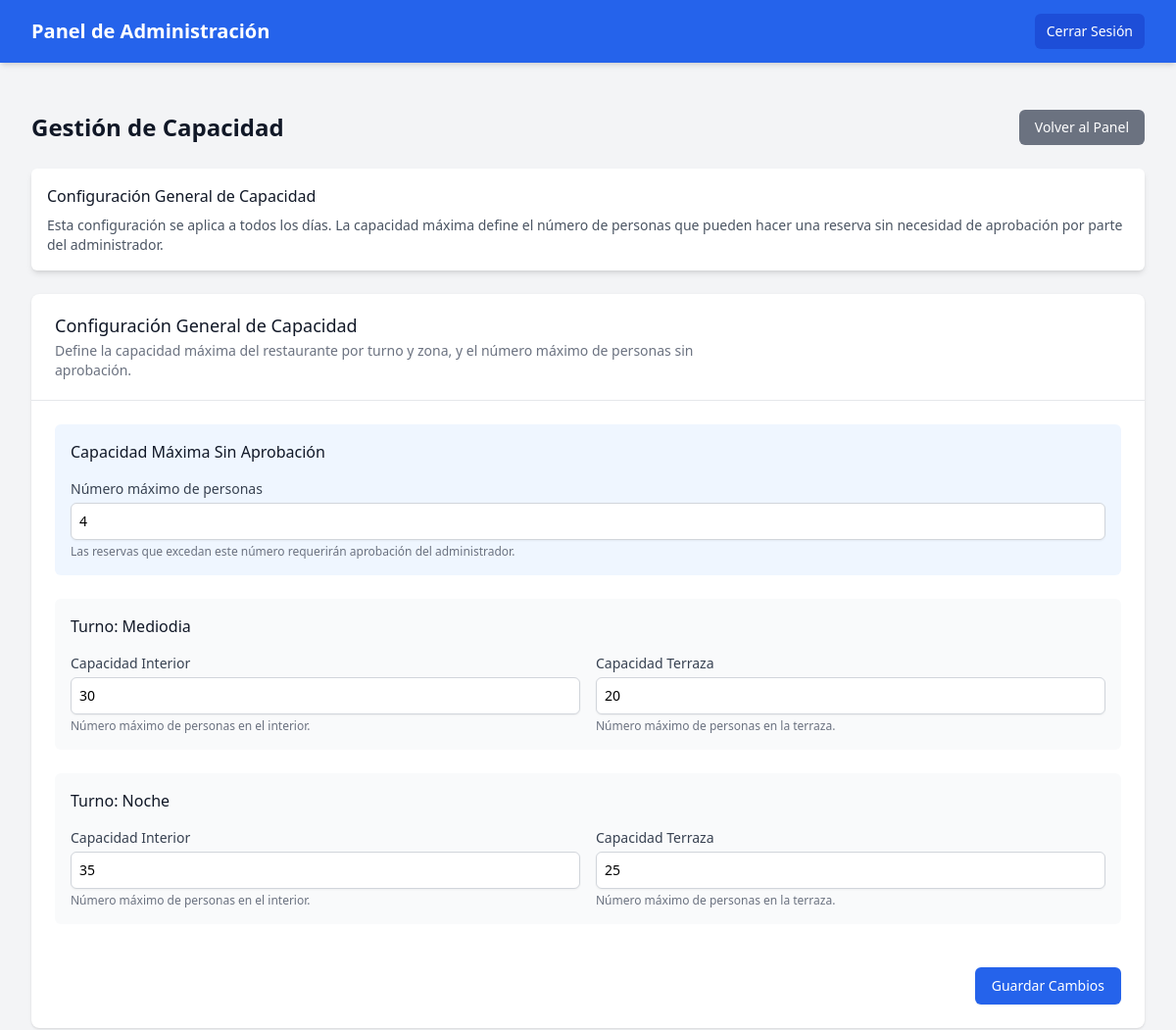
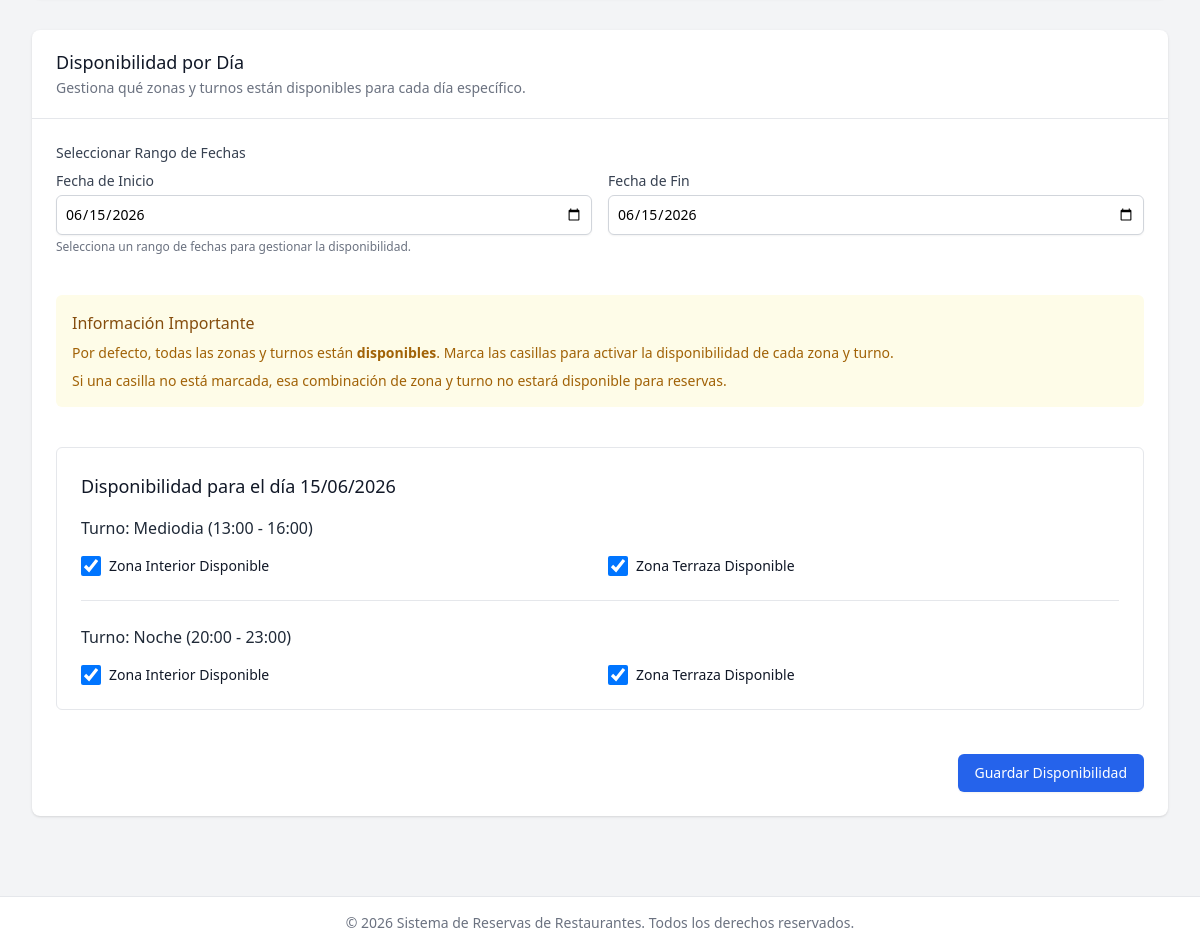
Page /admin/capacidad.php (signed in) on the committed database (2 pictures, top to bottom).
### tables this page shows
CREATE TABLE configuracion (
    id INT PRIMARY KEY,
    max_personas_sin_aprobacion INT NOT NULL DEFAULT 4,
    email_activo BOOLEAN DEFAULT FALSE,
    notificar_admin ENUM('todas', 'pendientes', 'ninguna') DEFAULT 'pendientes',
    notificaciones_admin ENUM('todas', 'pendientes', 'ninguna') DEFAULT 'pendientes',
     
    capacidad_dentro_mediodia INT NOT NULL DEFAULT 30,
    capacidad_fuera_mediodia INT NOT NULL DEFAULT 20,
    capacidad_dentro_noche INT NOT NULL DEFAULT 35,
    capacidad_fuera_noche INT NOT NULL DEFAULT 25,
     
    email_remitente VARCHAR(100),
    email_password VARCHAR(255),
    email_host VARCHAR(100) DEFAULT 'smtp.gmail.com',
    email_puerto INT DEFAULT 587,
    email_seguridad ENUM('tls', 'ssl') DEFAULT 'tls',
    email_nombre_remitente VARCHAR(100),
     
    logo_path VARCHAR(255),
    titulo_principal VARCHAR(100) DEFAULT 'Sistema de Reservas',
    subtitulo VARCHAR(200) DEFAULT 'Reserve su mesa fácilmente',
    color_principal VARCHAR(20) DEFAULT '#4A5568',
    color_secundario VARCHAR(20) DEFAULT '#38B2AC',
    mostrar_confeti BOOLEAN DEFAULT TRUE,
    tipo_letra VARCHAR(255) DEFAULT 'system-ui, -apple-system, BlinkMacSystemFont, Segoe UI, Roboto, Helvetica Neue, Arial',
     
    url_redireccion_reserva VARCHAR(255) DEFAULT 'reserva_exitosa.php' COMMENT 'URL a la que redirigir tras una reserva exitosa'
);

CREATE TABLE turnos (
    id INT AUTO_INCREMENT PRIMARY KEY,
    nombre ENUM('mediodia', 'noche') NOT NULL UNIQUE,
    hora_inicio TIME NOT NULL,
    hora_fin TIME NOT NULL,
    activo BOOLEAN DEFAULT TRUE
);

### admin/capacidad.php (the view, shortened to what the rows shown need)
<?php
require_once 'auth.php';
$host = 'localhost';
$db = 'restaurante_reservas';
$user = 'root';
$pass = '';
$charset = 'utf8mb4';
$dsn = "mysql:host=$host;dbname=$db;charset=$charset";
$options = [
    PDO::ATTR_ERRMODE => PDO::ERRMODE_EXCEPTION,
    PDO::ATTR_DEFAULT_FETCH_MODE => PDO::FETCH_ASSOC,
    PDO::ATTR_EMULATE_PREPARES => false,
];
try {
    $pdo = new PDO($dsn, $user, $pass, $options);
} catch (PDOException $e) {
    die('Error de conexión: ' . $e->getMessage());
}
try {
    $stmt = $pdo->query("SELECT id, nombre, hora_inicio, hora_fin FROM turnos ORDER BY id");
    $turnos = $stmt->fetchAll();
} catch (PDOException $e) {
    die('Error al obtener los turnos: ' . $e->getMessage());
}
$capacidades = [];
try {
    $stmt = $pdo->query("SELECT * FROM configuracion LIMIT 1");
    $config = $stmt->fetch();
    $max_personas_sin_aprobacion = $config ? $config['max_personas_sin_aprobacion'] : 6;
    foreach ($turnos as $turno) {
        $turno_id = $turno['id'];
        $capacidades[$turno_id]['dentro'] = $config ? ($turno['nombre'] == 'mediodia' ? $config['capacidad_dentro_mediodia'] : $config['capacidad_dentro_noche']) : 30;
        $capacidades[$turno_id]['fuera'] = $config ? ($turno['nombre'] == 'mediodia' ? $config['capacidad_fuera_mediodia'] : $config['capacidad_fuera_noche']) : 20;
    }
} catch (PDOException $e) {
    die('Error al obtener la configuración: ' . $e->getMessage());
}
$disponibilidad = [];
try {
    foreach ($turnos as $turno) {
        $turno_id = $turno['id'];
        $disponibilidad[$turno_id]['dentro'] = true;
        $disponibilidad[$turno_id]['fuera'] = true;
    }
} catch (PDOException $e) {
    $mensaje = 'Error al obtener la disponibilidad: ' . $e->getMessage();
    $tipo_mensaje = 'error';
}
$pageTitle = 'Gestión de Capacidad';
?>
<!DOCTYPE html>
<html lang="es">
<head>
    <script src="https://cdn.tailwindcss.com"></script>
    <link rel="stylesheet" href="https://cdnjs.cloudflare.com/ajax/libs/font-awesome/6.0.0/css/all.min.css">
    <link rel="stylesheet" href="https://cdn.jsdelivr.net/npm/flatpickr/dist/flatpickr.min.css">
</head>
<body class="bg-gray-100 min-h-screen">
    <div class="max-w-7xl mx-auto py-6 sm:px-6 lg:px-8">
        <div class="px-4 py-6 sm:px-0">
            <div class="flex justify-between items-center mb-6">
                <h1 class="text-2xl font-semibold text-gray-900"><?php echo $pageTitle; ?></h1>
            </div>
            <div class="bg-white shadow overflow-hidden sm:rounded-lg">
                <div class="border-t border-gray-200">
                    <form method="POST" action="<?php echo htmlspecialchars($_SERVER['PHP_SELF']); ?>" class="p-6">
                        <div class="grid grid-cols-1 gap-6">
                            <div class="bg-blue-50 p-4 rounded-md">
                                <div>
                                    <div class="mt-1">
                                        <input type="number" name="max_personas_sin_aprobacion" id="max_personas_sin_aprobacion"
                                               class="shadow-sm focus:ring-blue-500 focus:border-blue-500 block w-full sm:text-sm border-gray-300 rounded-md p-2 border"
                                               value="<?php echo $max_personas_sin_aprobacion; ?>" min="1" required>
                                    </div>
                                </div>
                            </div>
                            <?php foreach ($turnos as $turno): ?>
                                <div class="bg-gray-50 p-4 rounded-md">
                                    <h4 class="text-md font-medium text-gray-900 mb-4">
                                        Turno: <?php echo ucfirst($turno['nombre']); ?>
                                    </h4>
                                    <div class="grid grid-cols-1 md:grid-cols-2 gap-4">
                                        <div>
                                            <label for="capacidad_<?php echo $turno['id']; ?>_dentro" class="block text-sm font-medium text-gray-700">
                                                Capacidad Interior
                                            </label>
                                            <div class="mt-1">
                                                <input type="number" name="capacidad_<?php echo $turno['id']; ?>_dentro" id="capacidad_<?php echo $turno['id']; ?>_dentro"
                                                       class="shadow-sm focus:ring-blue-500 focus:border-blue-500 block w-full sm:text-sm border-gray-300 rounded-md p-2 border"
                                                       value="<?php echo isset($capacidades[$turno['id']]['dentro']) ? $capacidades[$turno['id']]['dentro'] : 0; ?>" min="0" required>
                                            </div>
                                            <p class="mt-1 text-xs text-gray-500">
                                                Número máximo de personas en el interior.
                                            </p>
                                        </div>
                                        <div>
                                            <label for="capacidad_<?php echo $turno['id']; ?>_fuera" class="block text-sm font-medium text-gray-700">
                                                Capacidad Terraza
                                            </label>
                                            <div class="mt-1">
                                                <input type="number" name="capacidad_<?php echo $turno['id']; ?>_fuera" id="capacidad_<?php echo $turno['id']; ?>_fuera"
                                                       class="shadow-sm focus:ring-blue-500 focus:border-blue-500 block w-full sm:text-sm border-gray-300 rounded-md p-2 border"
                                                       value="<?php echo isset($capacidades[$turno['id']]['fuera']) ? $capacidades[$turno['id']]['fuera'] : 0; ?>" min="0" required>
                                            </div>
                                            <p class="mt-1 text-xs text-gray-500">
                                                Número máximo de personas en la terraza.
                                            </p>
                                        </div>
                                    </div>
                                </div>
                            <?php endforeach; ?>
                        </div>
                    </form>
                </div>
            </div>
            <div class="bg-white shadow overflow-hidden sm:rounded-lg mt-8">
                <div class="border-t border-gray-200">
                    <form method="POST" action="<?php echo htmlspecialchars($_SERVER['PHP_SELF']); ?>" class="p-6">
                        <div class="grid grid-cols-1 gap-6">
                            <div class="bg-white border border-gray-200 rounded-md overflow-hidden">
                                <div class="px-4 py-5 sm:p-6">
                                    <?php foreach ($turnos as $turno): ?>
                                    <div class="mb-6 pb-6 border-b border-gray-200 last:border-b-0 last:mb-0 last:pb-0">
                                        <h4 class="text-md font-medium text-gray-800 mb-4">Turno: <?php echo ucfirst($turno['nombre']); ?> (<?php echo substr($turno['hora_inicio'], 0, 5); ?> - <?php echo substr($turno['hora_fin'], 0, 5); ?>)</h4>
                                        <div class="grid grid-cols-1 md:grid-cols-2 gap-4">
                                            <div class="flex items-center">
                                                <input type="checkbox" id="disponible_<?php echo $turno['id']; ?>_dentro" name="disponible_<?php echo $turno['id']; ?>_dentro"
                                                       class="h-5 w-5 text-blue-600 focus:ring-blue-500 border-gray-300 rounded"
                                                       <?php echo (isset($disponibilidad[$turno['id']]['dentro']) && $disponibilidad[$turno['id']]['dentro']) ? 'checked' : ''; ?>>
                                                <label for="disponible_<?php echo $turno['id']; ?>_dentro" class="ml-2 block text-sm text-gray-900">
                                                    Zona Interior Disponible
                                                </label>
                                            </div>
                                            <div class="flex items-center">
                                                <input type="checkbox" id="disponible_<?php echo $turno['id']; ?>_fuera" name="disponible_<?php echo $turno['id']; ?>_fuera"
                                                       class="h-5 w-5 text-blue-600 focus:ring-blue-500 border-gray-300 rounded"
                                                       <?php echo (isset($disponibilidad[$turno['id']]['fuera']) && $disponibilidad[$turno['id']]['fuera']) ? 'checked' : ''; ?>>
                                                <label for="disponible_<?php echo $turno['id']; ?>_fuera" class="ml-2 block text-sm text-gray-900">
                                                    Zona Terraza Disponible
                                                </label>
                                            </div>
                                        </div>
                                    </div>
                                    <?php endforeach; ?>
                                </div>
                            </div>
                        </div>
                    </form>
                </div>
            </div>
        </div>
    </div>
</body>
</html>

### rows in the picture
configuracion: max_personas_sin_aprobacion "4"
turnos: nombre "Mediodia", id "30", id "20", hora_inicio "13:00", hora_fin "16:00", id "☑"
turnos: nombre "Noche", id "35", id "25", hora_inicio "20:00", hora_fin "23:00", id "☑"

### other values in the picture
$pageTitle "Gestión de Capacidad"
date('d/m/Y', strtotime($fecha)) "15/06/2026"
